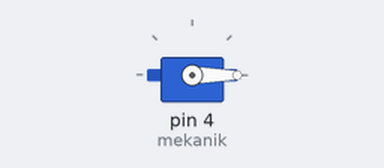
Simulated run of this sketch. Board: Arduino Uno, built with avr-gcc and run on an emulated ATmega328P. On the bench: servo.

Above: at 0.05 s.
At 20.25 s:
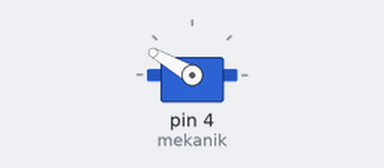
Timing chart, 0 to 26.4 s (numbered marks = the images above):
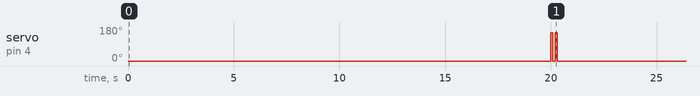

Measured:
- by itself, servo on pin 4 (mekanik): repeats every 20.3 s: 0° 0.10 s, 150° 0.10 s, 0° 20.0 s, 150° 0.10 s

The sketch:

test_servo.ino
```cpp
#include <Servo.h>
Servo mekanik;//menampung struct / class Servo ke var name mekanik(dibuat var global)

void setup() {
 mekanik.attach(4);//fungsi menampung mekanik ke pin 4
 mekanik.write(0);//men set posisi servo diposisi (derajad 0)
}

void loop() {
 mekanik.write(0);
 delay(20000);
 mekanik.write(150);
 delay(100);
 mekanik.write(0);
 delay(100);
 mekanik.write(150);
 delay(100);
 mekanik.write(0);

}
```
